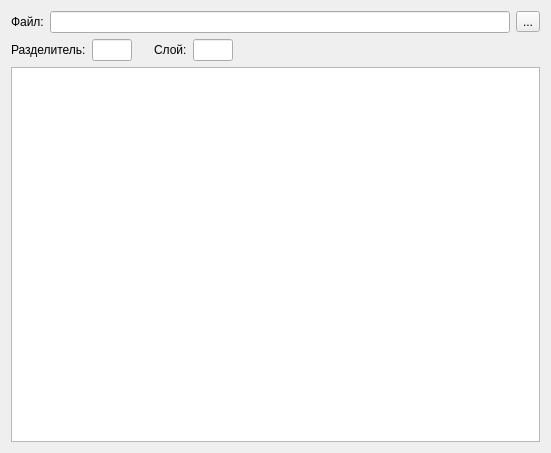
<ui version="4.0" >
 <class>MainWindow</class>
 <widget class="QWidget" name="MainWindow" >
  <property name="geometry" >
   <rect>
    <x>0</x>
    <y>0</y>
    <width>551</width>
    <height>453</height>
   </rect>
  </property>
  <property name="windowTitle" >
   <string>Form</string>
  </property>
  <layout class="QVBoxLayout" >
   <item>
    <layout class="QHBoxLayout" >
     <item>
      <widget class="QLabel" name="label_2" >
       <property name="text" >
        <string>Файл:</string>
       </property>
      </widget>
     </item>
     <item>
      <widget class="QLineEdit" name="edt_path" />
     </item>
     <item>
      <widget class="QToolButton" name="btn_open" >
       <property name="text" >
        <string>...</string>
       </property>
      </widget>
     </item>
    </layout>
   </item>
   <item>
    <layout class="QHBoxLayout" >
     <item>
      <widget class="QLabel" name="label" >
       <property name="text" >
        <string>Разделитель:</string>
       </property>
      </widget>
     </item>
     <item>
      <widget class="QLineEdit" name="edt_delim" >
       <property name="sizePolicy" >
        <sizepolicy vsizetype="Fixed" hsizetype="Fixed" >
         <horstretch>0</horstretch>
         <verstretch>0</verstretch>
        </sizepolicy>
       </property>
       <property name="maximumSize" >
        <size>
         <width>40</width>
         <height>40</height>
        </size>
       </property>
      </widget>
     </item>
     <item>
      <spacer>
       <property name="orientation" >
        <enum>Qt::Horizontal</enum>
       </property>
       <property name="sizeType" >
        <enum>QSizePolicy::Fixed</enum>
       </property>
       <property name="sizeHint" >
        <size>
         <width>16</width>
         <height>20</height>
        </size>
       </property>
      </spacer>
     </item>
     <item>
      <widget class="QLabel" name="label_3" >
       <property name="text" >
        <string>Слой:</string>
       </property>
      </widget>
     </item>
     <item>
      <widget class="QLineEdit" name="edt_layer" >
       <property name="sizePolicy" >
        <sizepolicy vsizetype="Fixed" hsizetype="Fixed" >
         <horstretch>0</horstretch>
         <verstretch>0</verstretch>
        </sizepolicy>
       </property>
       <property name="maximumSize" >
        <size>
         <width>40</width>
         <height>40</height>
        </size>
       </property>
      </widget>
     </item>
     <item>
      <spacer>
       <property name="orientation" >
        <enum>Qt::Horizontal</enum>
       </property>
       <property name="sizeHint" >
        <size>
         <width>40</width>
         <height>20</height>
        </size>
       </property>
      </spacer>
     </item>
    </layout>
   </item>
   <item>
    <widget class="QTableWidget" name="table" />
   </item>
  </layout>
 </widget>
 <resources/>
 <connections/>
</ui>
